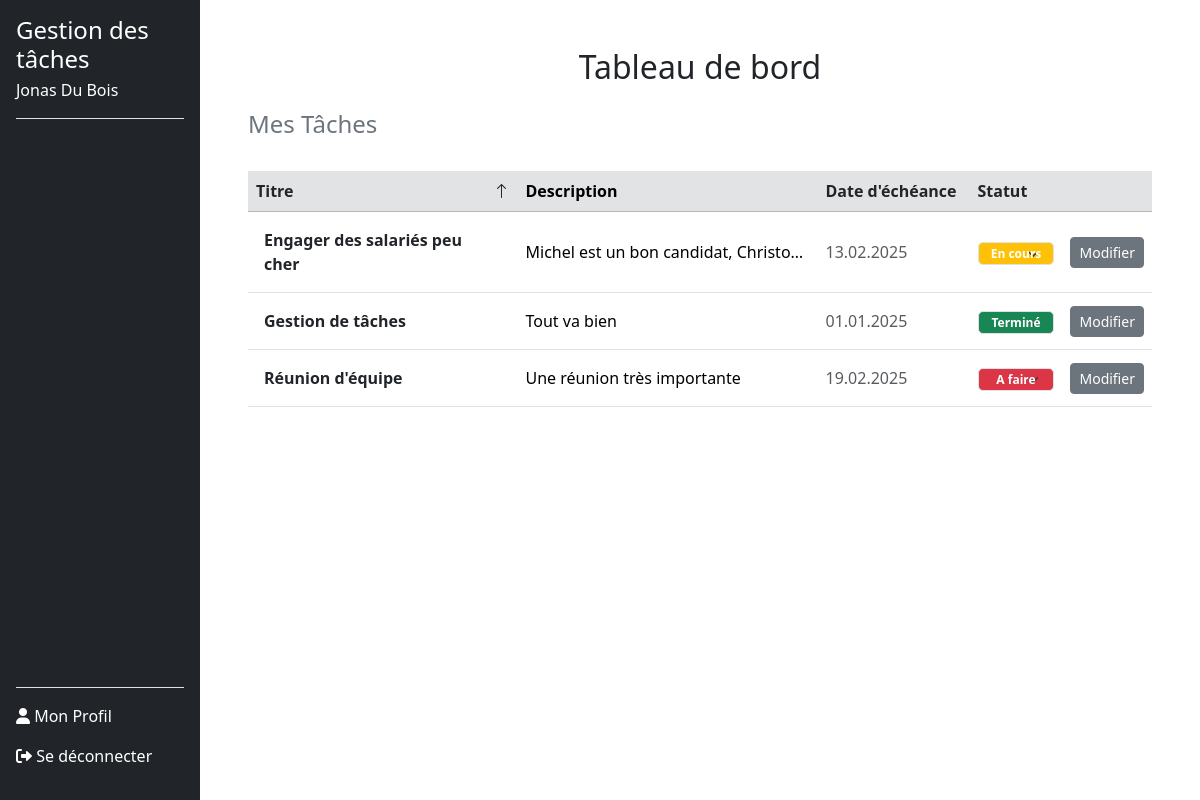
/dashboard.php (signed in), run on the app's committed database.
### tables this page shows
CREATE TABLE users (
        id INTEGER PRIMARY KEY AUTOINCREMENT,
        nom VARCHAR(120) NOT NULL,
        prenom VARCHAR(120) NOT NULL,
        email VARCHAR(120) NOT NULL UNIQUE,
        noTel VARCHAR(20) NOT NULL UNIQUE,
        motDePasse VARCHAR(255) NOT NULL,
        token VARCHAR(255) DEFAULT NULL,
        is_confirmed BOOLEAN DEFAULT 0
    );

CREATE TABLE tasks (
        id INTEGER PRIMARY KEY AUTOINCREMENT,
        userId INTEGER NOT NULL,
        titre TEXT NOT NULL,
        description TEXT DEFAULT NULL,
        dateEcheance DATE DEFAULT NULL,
        statut TEXT CHECK(statut IN ('a_faire', 'en_cours', 'termine')) DEFAULT 'a_faire',
        createdAt TIMESTAMP DEFAULT CURRENT_TIMESTAMP, 
        FOREIGN KEY (userId) REFERENCES users(id) ON DELETE CASCADE
    );

### src/dbManager/DbManagerCRUD.php (called while the page is built, shortened)
<?php
class DbManagerCRUD implements I_ApiCRUD
{
    private $db;
    public function __construct()
    {
        $config = parse_ini_file(__DIR__ . '/../config/db.ini');
        $dsn = $config['dsn'];
        $username = $config['username'];
        $password = $config['password'];
        $this->db = new \PDO($dsn, $username, $password);
    }
    public function rendPersonnes(string $email): array
    {
        $sql = "SELECT * FROM users WHERE email = :email;";
        $stmt = $this->db->prepare($sql);
        $stmt->bindParam(':email', $email, \PDO::PARAM_STR);
        try {
            $stmt->execute();
            $donnees = $stmt->fetchAll(\PDO::FETCH_ASSOC);
            $tabUsers = [];
            foreach ($donnees as $donneesUser) {
                $user = new Users(
                    $donneesUser["prenom"],
                    $donneesUser["nom"],
                    $donneesUser["email"],
                    $donneesUser["noTel"],
                    $donneesUser["motDePasse"],
                    $donneesUser["id"]
                );
                $tabUsers[] = $user;
            }
            return $tabUsers;
        } catch (\PDOException $e) {
            error_log("Erreur lors de la récupération des utilisateurs : " . $e->getMessage());
            return [];
        }
    }
    public function getTasksByUserIdSorted(int $userId, string $sortColumn = 'titre', string $order = 'ASC'): array
    {
        $validSortColumns = ['titre', 'dateEcheance', 'statut'];
        $validOrders = ['ASC', 'DESC'];
        if (!in_array($sortColumn, $validSortColumns)) {
            $sortColumn = 'titre';
        }
        try {
            $query = "
            SELECT t.id, t.titre, t.description, t.dateEcheance, t.statut, t.createdAt
            FROM tasks t
            JOIN task_users tu ON t.id = tu.taskId
            WHERE tu.userId = :userId
            ORDER BY $sortColumn $order
        ";
            $stmt = $this->db->prepare($query);
            $stmt->bindValue(':userId', $userId, \PDO::PARAM_INT);
            $stmt->execute();
            $tasks = [];
            while ($taskData = $stmt->fetch(\PDO::FETCH_ASSOC)) {
                $stmtUsers = $this->db->prepare("SELECT userId FROM task_users WHERE taskId = :taskId");
                $stmtUsers->bindValue(':taskId', $taskData['id']);
                $stmtUsers->execute();
                $userIds = $stmtUsers->fetchAll(\PDO::FETCH_COLUMN);
                $tasks[] = new Task(
                    $taskData['titre'],
                    $taskData['description'],
                    $userIds,
                    $taskData['dateEcheance'],
                    $taskData['statut'],
                    $taskData['id']
                );
            }
            return $tasks;
        } catch (\PDOException $e) {
            throw new \Exception('Erreur lors de la récupération des tâches triées : ' . $e->getMessage());
        }
    }
}

### Includes/functions.php (called while the page is built, shortened)
<?php
function getUserByEmail($email, $dbManager) {
    $userInfoArray = $dbManager->rendPersonnes($email);
    return !empty($userInfoArray) ? $userInfoArray[0] : null;
}
function getStatusBadgeClass(string $statut): string
{
    $badgeClasses = [
        'À faire' => 'bg-danger',
        'En cours' => 'bg-warning',
        'Terminé' => 'bg-success',
    ];
    return $badgeClasses[$statut] ?? 'bg-secondary';
}
function getSortOrder(string $column): string
{
    $currentSort = $_GET['sort'] ?? '';
    return 'ASC';
}
?>

### src/dbManager/Users.php (called while the page is built, shortened)
<?php
class Users {
    private $id;
    private $nom;
    private $prenom;
    public function __construct(string $prenom, string $nom, string $email, string $noTel, string $motDePasse ,int $id = 0) {
        $this->prenom = $prenom;
        $this->nom = $nom;
        $this->id = $id;
    }
    public function rendId(): int {
        return (int)$this->id;
    }
    public function rendPrenom(): string {
        return $this->prenom;
    }
    public function rendNom(): string {
        return $this->nom;
    }
}

### src/dbManager/Task.php (called while the page is built, shortened)
<?php
class Task
{
    private $titre;
    private $description;
    private $dateEcheance;
    private $statut;
    public function __construct(
        string $titre,
        string $description = null,
        array $userIds = null,
        string $dateEcheance = null,
        string $statut = 'a_faire',
        int $id = 0,
    ) {
        $this->titre = $titre;
        $this->description = $description;
        $this->dateEcheance = $dateEcheance;
        $this->statut = $statut;
    }
    private function isValidDate(string $date): bool
    {
        $d = DateTime::createFromFormat('Y-m-d', $date);
        return $d && $d->format('Y-m-d') === $date;
    }
    public function rendTitre(): string
    {
        return $this->titre;
    }
    public function rendDescription(): ?string
    {
        return $this->description;
    }
    public function getFormattedDateEcheance(): ?string
    {
        if ($this->dateEcheance) {
            $d = DateTime::createFromFormat('Y-m-d', $this->dateEcheance);
            return $d ? $d->format('d.m.Y') : null;
        }
        return null;
    }
    public function getFormattedStatut(): string
    {
        $statutTraduction = [
            'a_faire' => 'À faire',
            'en_cours' => 'En cours',
            'termine' => 'Terminé',
        ];
        return $statutTraduction[$this->statut] ?? 'Inconnu';
    }
}

### dashboard.php (the view, shortened to what this page needs)
<?php
require_once 'includes/functions.php';
$dbManager = new DbManagerCRUD();
$email = $_SESSION['email_user'] ?? null;
$userInfo = getUserByEmail($email, $dbManager);
$userId = $userInfo->rendId();
$sortColumn = $_GET['sort'] ?? 'title';
$order = $_GET['order'] ?? 'ASC';
$taches = $dbManager->getTasksByUserIdSorted($userId, $sortColumn, $order);
?>
<!DOCTYPE html>
<html lang="fr">
<head>
    <link href="https://cdn.jsdelivr.net/npm/bootstrap@5.3.3/dist/css/bootstrap.min.css" rel="stylesheet">
    <link href="https://cdn.jsdelivr.net/npm/bootstrap-icons/font/bootstrap-icons.css" rel="stylesheet">
</head>
<body>
    <div class="container-fluid">
        <div class="row">
            <?php include 'Includes/sidebar.php'; ?>
            <div class="main-content ms-auto col-md-9 col-lg-10 p-5">
                <h2 class="text-center mb-4">Tableau de bord</h2>
                <h4 class="text-secondary">Mes Tâches</h4>
                <?php if (empty($taches)): ?>
                    <div class="alert alert-info mt-4" role="alert">
                        <p>Aucune tâche assignée pour le moment.</p>
                    </div>
                <?php else: ?>
                    <div class="table-responsive pt-4">
                        <table class="table table-hover align-middle">
                            <thead class="table-secondary">
                                <tr>
                                    <th scope="col">
                                        <a href="?sort=title&order=<?php echo getSortOrder('title'); ?>" class="text-decoration-none text-dark">
                                            Titre
                                            <i class="bi <?php echo $sortColumn === 'title' ? ($order === 'ASC' ? 'bi-arrow-up' : 'bi-arrow-down') : ''; ?>"></i>
                                        </a>
                                    </th>
                                    <th scope="col">Description</th>
                                    <th scope="col">
                                        <a href="?sort=date_echeance&order=<?php echo getSortOrder('date_echeance'); ?>" class="text-decoration-none text-dark">
                                            Date d'échéance
                                        </a>
                                    </th>
                                    <th scope="col">
                                        <a href="?sort=statut&order=<?php echo getSortOrder('statut'); ?>" class="text-decoration-none text-dark">
                                            Statut
                                        </a>
                                    </th>
                                    <th scope="col"></th>
                                </tr>
                            </thead>
                            <tbody>
                                <?php foreach ($taches as $task): ?>
                                    <tr>
                                        <td scope="row" class="fw-bold text-dark p-3"><?php echo htmlspecialchars($task->rendTitre()); ?></td>
                                        <td class="text-truncate" style="max-width: 300px;">
                                            <?php echo htmlspecialchars($task->rendDescription()); ?>
                                        </td>
                                        <td class="text-muted"><?php echo htmlspecialchars($task->getFormattedDateEcheance()); ?></td>
                                        <td>
                                            <form method="POST" action="">
                                                <select name="statut" class="statutActu form-select text-white badge <?php echo getStatusBadgeClass($task->getFormattedStatut()); ?>" style="max-width: 150px;" onchange="this.form.submit()">
                                                    <?php foreach (['À faire', 'En cours', 'Terminé'] as $status): ?>
                                                        <option value="<?php echo htmlspecialchars($status); ?>" <?php echo $status === $task->getFormattedStatut() ? 'selected' : ''; ?>>
                                                            <?php echo htmlspecialchars($status); ?>
                                                        </option>
                                                    <?php endforeach; ?>
                                                </select>
                                            </form>
                                        </td>
                                        <td>
                                            <form method="GET" action="task_details.php">
                                                <button type="submit" class="btn btn-secondary btn-sm">Modifier</button>
                                            </form>
                                        </td>
                                    </tr>
                                <?php endforeach; ?>
                            </tbody>
                        </table>
                    </div>
                <?php endif; ?>
            </div>
        </div>
    </div>
</body>
</html>

### Includes/sidebar.php (shortened to what this page needs)
<?php
$email = $_SESSION['email_user'];
$dbManager = new DbManagerCRUD();
$users = $dbManager->rendPersonnes($email);
if (!empty($users)) {
    $user = $users[0];
    $userName = $user->rendPrenom() . ' ' . $user->rendNom();
} else {
    $userName = 'Utilisateur inconnu';
}
?>
<link href="https://cdnjs.cloudflare.com/ajax/libs/font-awesome/6.0.0-beta3/css/all.min.css" rel="stylesheet">
<div class="col-md-3 col-lg-2 bg-dark text-white sidebar position-fixed vh-100 d-flex flex-column p-3">
    <div class="border-bottom">
        <h4 class="mb-0">Gestion des tâches</h4>
        <p class="mt-1"><?= htmlspecialchars($userName) ?></p>
    </div>
    <ul class="nav nav-pills flex-column mb-auto pt-3">
    </ul>
    <div class="mt-auto border-top pt-3">
        <a href="profile.php" class="nav-link text-white pb-3<?= basename($_SERVER['PHP_SELF']) == 'profile.php' ? ' active' : '' ?>">
            <i class="fas fa-user"></i> Mon Profil
        </a>
        <a href="logout.php" class="nav-link text-white pb-3">
            <i class="fas fa-sign-out-alt"></i> Se déconnecter
        </a>
    </div>
</div>

### dashboard.php (style rules this page uses)
select { width: 150px; }
select option { background-color: white; color: #000; }
th a { display: flex; align-items: center; justify-content: space-between; text-decoration: none; }
th i { margin-left: 5px; }
td select { padding-right: 20px; }
.statutActu { width: 100%; border-radius: 5px; }
.badge { text-align: center; padding-left: 12px; padding-right: 12px; }
.table th, .table td { vertical-align: middle; }

### data on the page
users: userName "Jonas Du Bois"
tasks: titre "Engager des salariés peu cher", description "Michel est un bon candidat, Christo…", dateEcheance "13.02.2025", statut "En cours"
tasks: titre "Gestion de tâches", description "Tout va bien", dateEcheance "01.01.2025", statut "Terminé"
tasks: titre "Réunion d'équipe", description "Une réunion très importante", dateEcheance "19.02.2025", statut "À faire"
